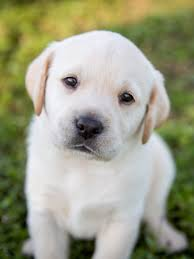
#> input picture Bài tập thực hành 5/data/image/1.jpg, 194 x 259 px
$ jupyter execute --allow-errors Basics_1.ipynb
#> lines starting #> are read from the running program, lines starting #| are printed output that depends on the picture
# Assignment: Làm quen với Python cho xử lý ảnh

Trong bài tập này ta sẽ làm quen với các thao tác lập trình cơ bản trong Python dành cho xử lý ảnh. Các thư viện sẽ được sử dụng trong bài tập này gồm có: os, numpy, opencv.

[cell 1]
import os
import numpy as np
import cv2

[cell 2]
# from google.colab import drive
# drive.mount('/content/drive')

[cell 3]
root_path = './data'
folder_path = 'image'
path = os.path.join(root_path, folder_path)

## Bài tập 1: Làm quen với thư viện os
Trong các project về trí tuệ nhân tạo nói chung và thị giác máy tính nói riêng, việc sử dụng thành thạo các hàm trong thư viện os là rất quan trọng, đặc biệt hữu ích trong quá trình chuẩn bị dữ liệu. Chúng ta sẽ thực hành một vài hàm cơ bản, các hàm khác có thể tham khảo tại: https://docs.python.org/2/library/os.html

- Hàm os.listdir() liệt kê tên tất cả các tệp và thư mục nằm trong một thư mục nào đó. Ví dụ ta có thư mục image, sử dụng hàm này có thể liệt kê tên tất cả các ảnh có trong thư mục này:

[cell 4]
os.listdir(path)

- Hàm os.path.join() nối các đường dẫn theo đúng format của hệ điều hành đang dùng. Ví dụ:

[cell 5]
os.path.join('image', '1.jpg')

- Hàm os.path.abspath() trả về đường dẫn tuyệt đối đến đối tượng truyền vào. Ví dụ:

[cell 6]
os.path.abspath(path)

- Ngoài ra còn một vài hàm hay được sử dụng:

os.path.isdir(dir): Kiểm tra một đường dẫn thư mục có tồn tại hay không?

os.mkdir: Tạo thư mục ứng với đường dẫn truyền vào

os.makedirs: Tạo thư mục với option -recursive.

### BÀI TẬP: Hãy tạo 2 danh sách (python list) chứa đường dẫn đến các tệp nằm trong thư mục 'image'

[cell 7]
abs_path = []

#### YOUR CODE HERE ####
for _file in os.listdir(path):
    abs_path.append(os.path.join(path, _file))
#### END YOUR CODE #####
print(abs_path)

# Bài tập 2: Làm quen với thư viện Numpy và OpenCV

Numpy là một trong những thư viện hay được sử dụng nhất trong Python, thư viện giúp chúng ta dễ dàng thực hiện các phép toán, các phép biến đổi trên ma trận nhiều chiều.

OpenCV là một trong những framework tốt nhất hiện tại dùng trong xử lý ảnh với việc hỗ trợ rất nhiều hàm, phép biến đổi quan trọng, giúp cho việc lập trình các mô hình trở nên dễ dàng hơn rất nhiều. OpenCV chủ yếu xử lý trên các ảnh và video, mà ảnh và video lại được lưu dưới dạng các ma trận số có thể xử lý bằng thư viện numpy. Do đó việc thành thạo 2 thư viện này là yêu cầu bắt buộc.

- Đọc ảnh với OpenCV: Sử dụng hàm cv2.imread(path) để đọc ảnh với đường dẫn path, hàm trả về một đối tượng numpy array là một ma trận 3 chiều mô tả ảnh:

[cell 8]
img = cv2.imread(abs_path[0])
#> img is the input picture: shape (259, 194, 3); mean B, G, R 133.1, 157.9, 156.8
print(type(img))
#| <class 'numpy.ndarray'>
print(img.shape)
#| (259, 194, 3)

print(img)
#> (printed output is left out)

- Hiển thị ảnh: Trong OpenCV ta có hàm cv2.imshow() để hiển thị ảnh. Tuy nhiên cách hiển thị ảnh này sẽ tạo một cửa sổ mới để hiển thị. Để thuận tiện khi dùng jupyter notebook, ta sẽ thử hiển thị ảnh bằng thư viện matplotlib:

[cell 9]
import matplotlib
import matplotlib.pyplot as plt

print(matplotlib.__version__)

plt.imshow(img)
plt.show()

Như chúng ta có thể thấy, ảnh hiển thị bởi matplotlib có vẻ không giống với ảnh thật. Lý do là vì OpenCV lưu trữ ảnh theo thứ tự kênh màu B, G, R còn matplotlib hiển thị ảnh theo thứ tự kênh màu R, G, B. Tiếp theo ta sẽ học cách sử dụng OpenCV để thay đổi các kênh màu của ảnh.

- Thay đổi kênh màu ảnh: Hàm cv2.cvtColor(), hãy quan sát các ví dụ sau:

[cell 10]
img2 = cv2.cvtColor(img, cv2.COLOR_BGR2RGB)

img2 = img[..., ::-1]

img2 = img[:, :, [2, 1, 0]]

print(type(img2))
#| <class 'numpy.ndarray'>
print(img2.shape)
#| (259, 194, 3)
plt.imshow(img2)
plt.show()

[cell 11]
img3 = cv2.cvtColor(img, cv2.COLOR_BGR2GRAY)
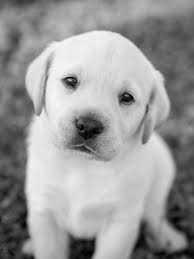
#> img3: shape (259, 194); min 1, max 248, mean 154.7
print(type(img3))
#| <class 'numpy.ndarray'>
print(img3.shape)
#| (259, 194)
plt.imshow(img3, cmap='gray')
plt.show()

[cell 12]
img3 = cv2.cvtColor(img, cv2.COLOR_BGR2Lab)
#> img3: shape (259, 194, 3); mean of channels 0, 1, 2 162.6, 123.7, 141.2

plt.imshow(img3)
plt.show()

plt.imshow(cv2.cvtColor(img3, cv2.COLOR_BGR2RGB))
plt.show()
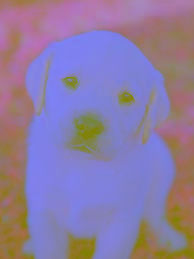
#> shown: shape (259, 194, 3); mean R, G, B 141.2, 123.7, 162.6

[cell 13]
img3 = cv2.cvtColor(img, cv2.COLOR_BGR2HSV)
#> img3: shape (259, 194, 3); mean H, S, V 56.6, 66.3, 162.2


plt.imshow(img3)
plt.show()

img3 = cv2.cvtColor(img3, cv2.COLOR_BGR2RGB)
#> img3: shape (259, 194, 3); mean H, S, V 162.2, 66.3, 56.6
plt.imshow(img3)
plt.show()

- Thay đổi kích thước ảnh: Sử dụng hàm cv2.resize:

[cell 14]
img4 = cv2.resize(img, (100, 100))
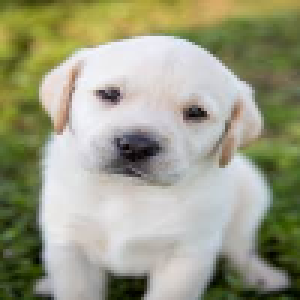
#> img4: shape (100, 100, 3) (shown 3 times larger); mean B, G, R 133, 157.8, 156.7
print(img4.shape)
#| (100, 100, 3)
plt.imshow(img4)
plt.show()
